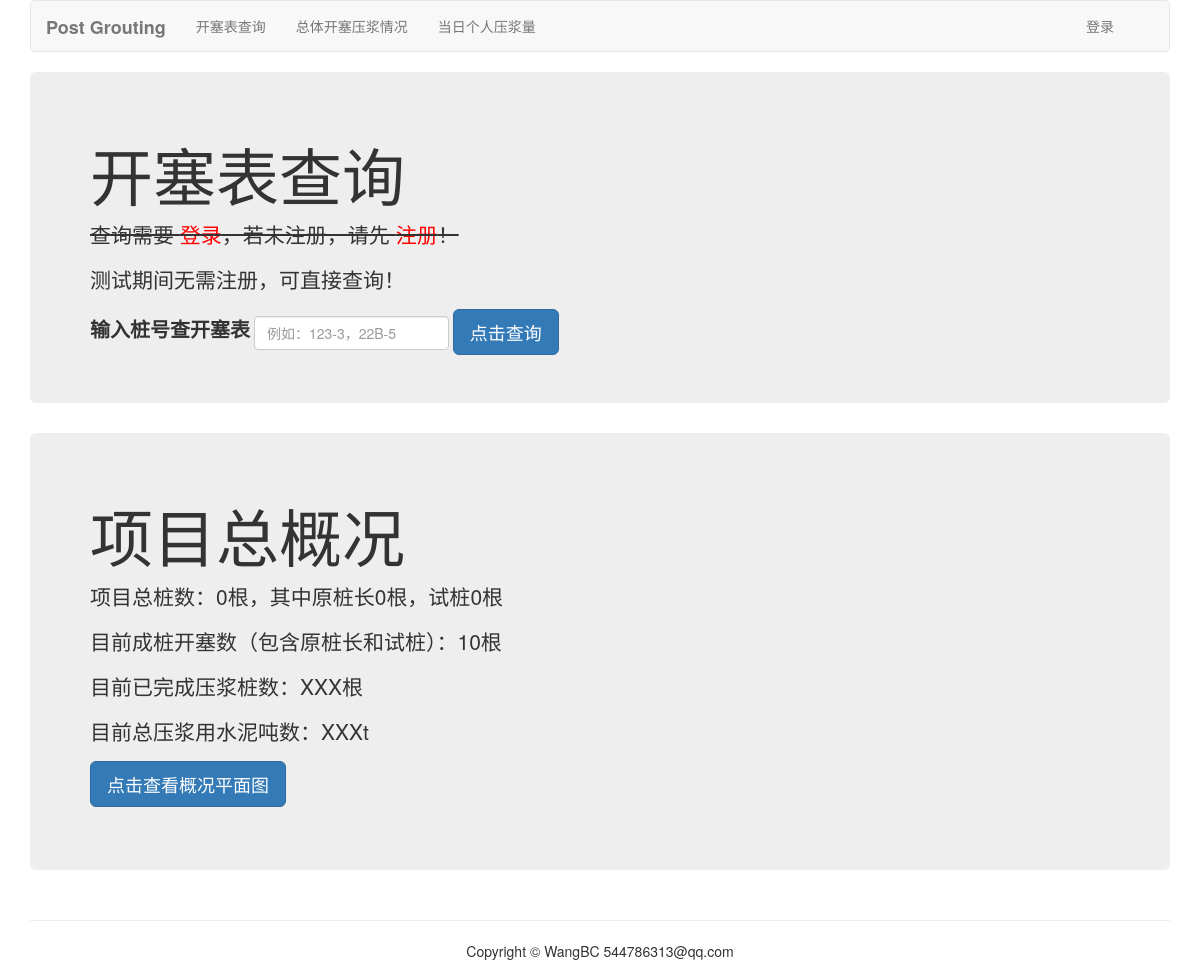
Before: / with the older database file.
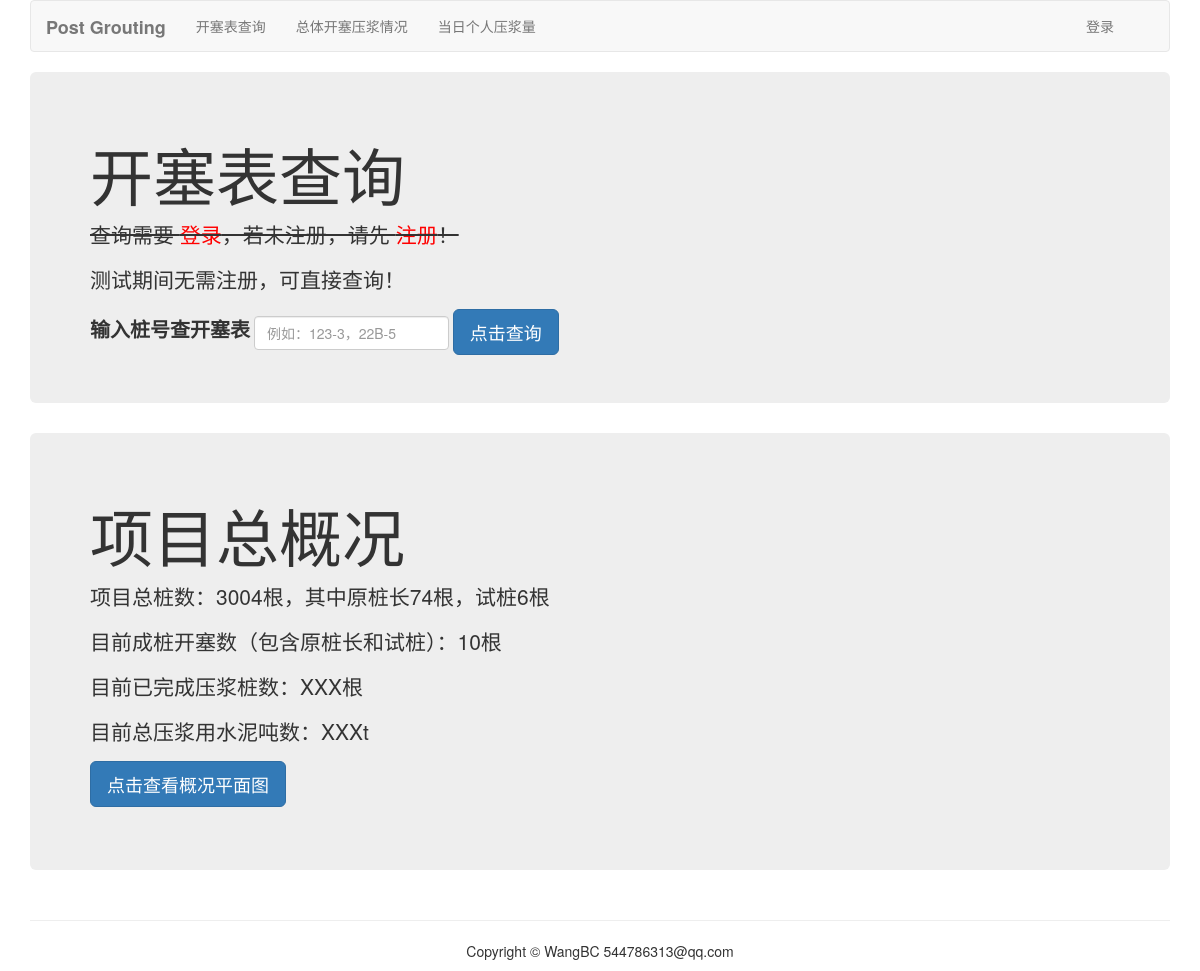
After: the same page with the newer database file.
### overview/models.py (models this page shows, shortened)
class Totalpile(models.Model):
	name = models.CharField(max_length=20, unique=True)
	number = models.IntegerField()
	class Meta:
		ordering = ("id",)

### kaisai/templatetags/kaisai_tags.py (called while the page is built)
@register.simple_tag
def total_kaisai():
	return Kaisai.objects.count()

### overview/templatetags/overview_tags.py (called while the page is built)
@register.simple_tag
def total_pile():
	sum_pile = 0
	pile = Totalpile.objects.all()
	for each in pile:
		sum_pile = sum_pile + each.number
	return sum_pile

@register.simple_tag
def original_pile():
	return Originalpile.objects.count()

@register.simple_tag
def try_pile():
	return Trypile.objects.count()

### templates/index.html (shortened to what this page needs)
{% extends "base.html" %}
{% load kaisai_tags %}
{% load overview_tags %}
{% block content %}
<div class="jumbotron">
 	<h1>开塞表查询</h1>
 	<del><p>查询需要 <a href="{% url 'account:user_login' %}" style="color:red">登录</a>，若未注册，请先 <a href="{% url 'account:user_register' %}" style="color:red">注册</a>！</p></del>
 	<p>测试期间无需注册，可直接查询！</p>
 	<form class="form-inline" action="{% url 'kaisai:kaisai_search' %}" method="post">{% csrf_token %}
		<div class="form-group">
			<label style="font-size: 20px">输入桩号查开塞表</label>
			<input name="name" type="text" class="form-control" placeholder="例如：123-3，22B-5">
		</div>
		<button type="submit" class="btn btn-primary btn-lg">点击查询</button>
	</form>
</div>
<div class="jumbotron">
 	<h1>项目总概况</h1>
 	<p>项目总桩数：{% total_pile %}根，其中原桩长{% original_pile %}根，试桩{% try_pile %}根</p>
 	<p>目前成桩开塞数（包含原桩长和试桩）：{% total_kaisai %}根</p>
 	<p>目前已完成压浆桩数：XXX根</p>
 	<p>目前总压浆用水泥吨数：XXXt</p>
 	<p><a class="btn btn-primary btn-lg" href="#" role="button">点击查看概况平面图</a></p>
</div>
{% endblock %}

Changed rows visible on the page:
added Totalpile: number.number "3004"
Other visible differences:
text no longer shown: "0 0 0"
text now shown: "74 6"
